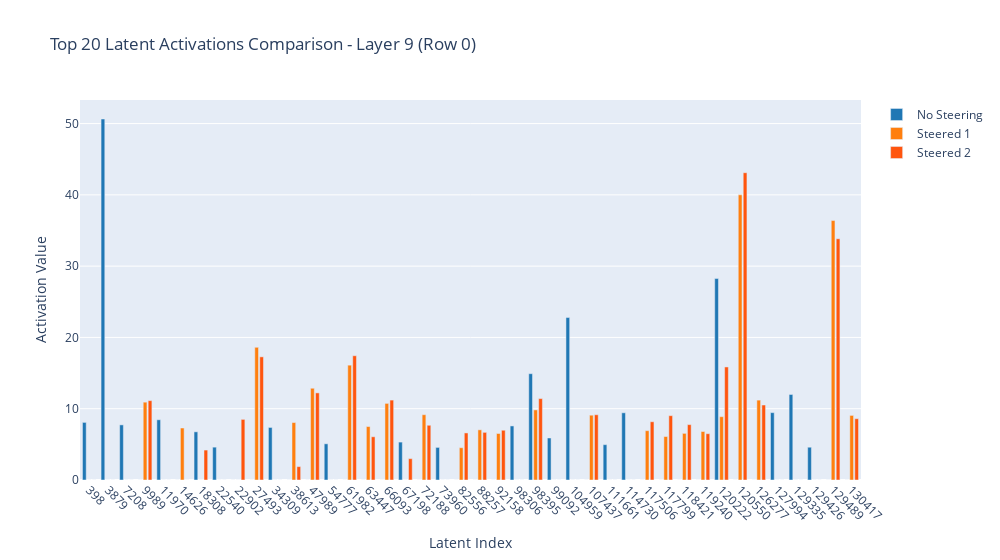

The cell this chart's notebook holds for it:
### Markdown cell above
### Result 2: Reduced x-axis to relevant data

### Code cell
plot_activations_comparison_v2(correct_df, row_num, top_n=20)  # Replace 0 with any row number you want to analyze

### Figure 1 — Plotly figure (JSON) as saved in the notebook; plotly's stock layout.template omitted (floating-point values rounded to 4 significant figures)
{"data": [{"marker": {"color": "#1f77b4"}, "name": "No Steering", "type": "bar", "width": 0.2, "x": ["398", "3879", "7208", "9989", "11970", "14626", "18308", "22540", "22902", "27493", "34309", "38613", "47989", "54777", "61982", "63447", "66093", "67198", "72188", "73960", "82556", "88257", "92158", "98306", "98395", "99092", "104959", "107437", "111661", "114730", "117506", "117799", "118421", "119240", "120222", "120550", "126277", "127994", "129335", "129426", "129489", "130417"], "y": [8.08, 50.64, 7.733, 0, 8.45, 0, 6.759, 4.608, 0, 0, 7.372, 0, 0, 5.077, 0, 0, 0, 5.319, 0, 4.572, 0, 0, 0, 7.584, 14.91, 5.893, 22.79, 0, 4.958, 9.428, 0, 0, 0, 0, 28.26, 0, 0, 9.451, 12.0, 4.598, 0, 0]}, {"marker": {"color": "#ff7f0e"}, "name": "Steered 1", "type": "bar", "width": 0.2, "x": ["398", "3879", "7208", "9989", "11970", "14626", "18308", "22540", "22902", "27493", "34309", "38613", "47989", "54777", "61982", "63447", "66093", "67198", "72188", "73960", "82556", "88257", "92158", "98306", "98395", "99092", "104959", "107437", "111661", "114730", "117506", "117799", "118421", "119240", "120222", "120550", "126277", "127994", "129335", "129426", "129489", "130417"], "y": [0, 0, 0, 10.92, 0, 7.291, 0, 0, 0, 18.61, 0, 8.061, 12.87, 0, 16.11, 7.498, 10.75, 0, 9.159, 0, 4.529, 7.038, 6.525, 0, 9.832, 0, 0, 9.091, 0, 0, 6.919, 6.099, 6.542, 6.803, 8.881, 40.0, 11.21, 0, 0, 0, 36.4, 9.061]}, {"marker": {"color": "#FF550E"}, "name": "Steered 2", "type": "bar", "width": 0.2, "x": ["398", "3879", "7208", "9989", "11970", "14626", "18308", "22540", "22902", "27493", "34309", "38613", "47989", "54777", "61982", "63447", "66093", "67198", "72188", "73960", "82556", "88257", "92158", "98306", "98395", "99092", "104959", "107437", "111661", "114730", "117506", "117799", "118421", "119240", "120222", "120550", "126277", "127994", "129335", "129426", "129489", "130417"], "y": [0, 0, 0, 11.13, 0, 0, 4.2, 0, 8.502, 17.28, 0, 1.878, 12.22, 0, 17.43, 6.064, 11.21, 2.995, 7.677, 0, 6.601, 6.682, 6.981, 0, 11.42, 0, 0, 9.154, 0, 0, 8.169, 9.023, 7.767, 6.495, 15.86, 43.11, 10.52, 0, 0, 0, 33.84, 8.599]}], "layout": {"barmode": "group", "showlegend": true, "title": {"text": "Top 20 Latent Activations Comparison - Layer 9 (Row 0)"}, "width": 1000, "xaxis": {"tickangle": 45, "title": {"text": "Latent Index"}, "type": "category"}, "yaxis": {"title": {"text": "Activation Value"}}}}
